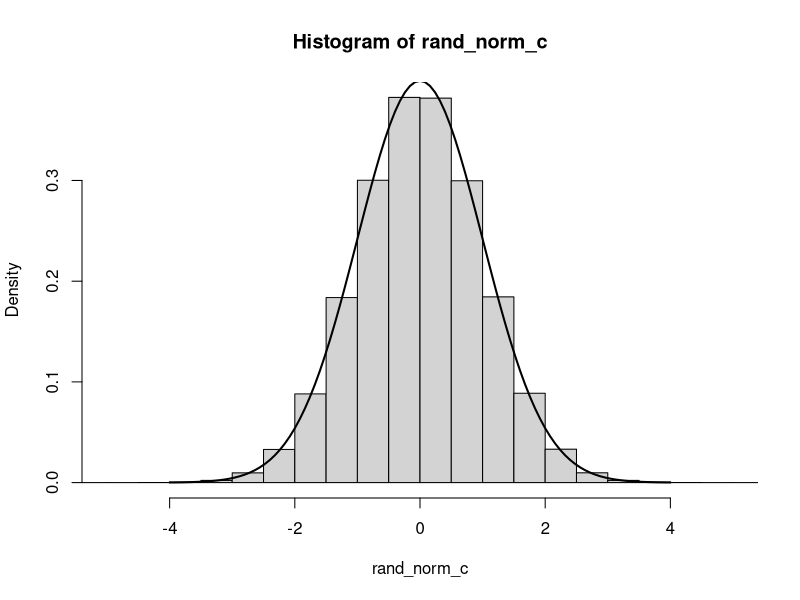
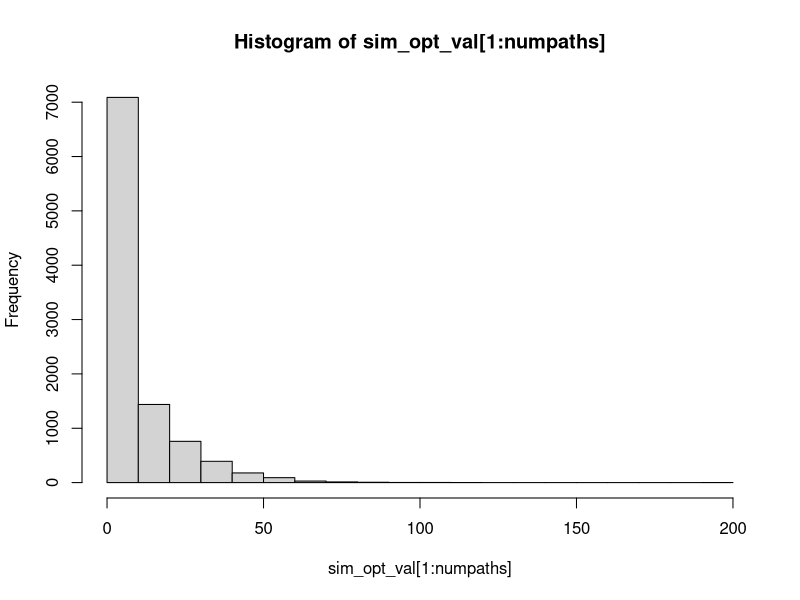
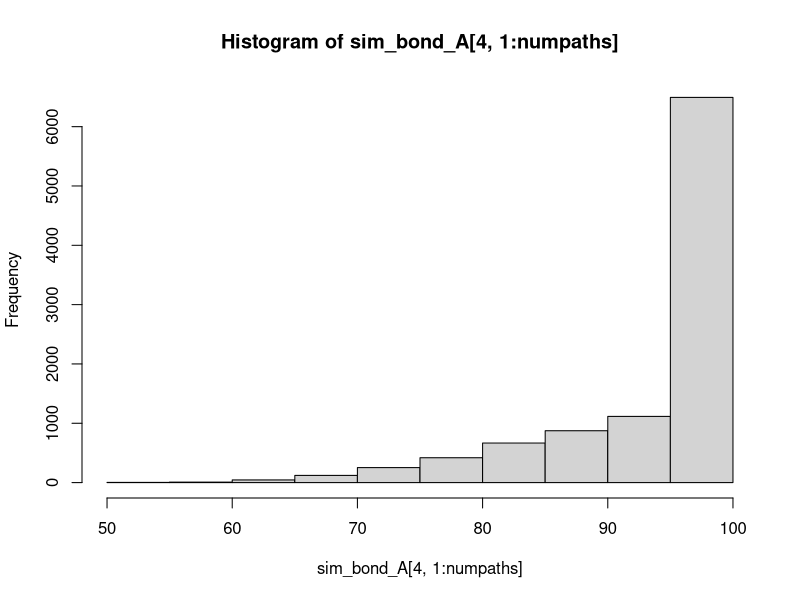

The R script that drew these images, in order:
## ---- chunk 1
### Part I
# Pricing American Options

# K = 100
# T = 0.5
# S = 100
# sigma = 0.25
# r = 0.05
# q = 0

#Calculate the price of the American put using Monte Carlo simulation 

#Discretize using log-normal approximation using a bi-weekly grid over 6-mo
#Option is evaluated for early exercise once every two weeks
#Let the early exercise boundary be flat so the stopping time is specified in terms of the underlying
#Determine the level of the barrier that maximizes the value of the put option
#Determine the price of the American option using the barrier
#Check against the binomial model value

#Boundary condition: If Am put = strike - stock price, True, else false
#Past exercise boundary, Am put prices will be same as put prices before we used the boundary


MYUNIFORM <- function(idum) {
  #
#Initialize Constants
  #
  IM1<-2147483563
  IM2<-2147483399
  IA1<-40014
  IA2<-40692
  IQ1<-53668
  IQ2<-52774
  IR1<-12211
  IR2<-3791
  NTAB<-32
  EPS<-1.2e-7
  RNMX<-1.-EPS
  #
#Transform Variables
  #
  IMM1<-IM1-1
  NDIV<-as.integer(1+IMM1/NTAB)
  AM<-1.0/IM1
  #
#Initialize variables and arrays
  #
  idum<-inputvar[1]
  idum2<-123456789
  numran<-inputvar[2]
  ran2<-0
  iy<-0
  iv<-rep(0,NTAB)
  rand_uniform_c<-rep(0,numran)
  #
#Run the random number loop
  #  
  icount<-1
  for (icount in 1:numran) {
    if (idum <= 0) {
      idum<-max(-idum,1)
      idum2<-idum
      j<-NTAB+8
      while (j > 0) {
        k=as.integer(idum/IQ1)
        idum<-IA1*(idum-k*IQ1)-k*IR1
        if (idum < 0) {idum=idum+IM1}
        if (j <= NTAB) {iv[j]<-idum}
        j<-j-1
      }
      iy<-iv[1]
    }
    k<-as.integer(idum/IQ1)
    idum<-IA1*(idum-k*IQ1)-k*IR1
    if(idum < 0) {idum=idum+IM1}
    k=as.integer(idum2/IQ2)
    idum2<-IA2*(idum2-k*IQ2)-k*IR2 
    if (idum2 < 0) {idum2<-idum2+IM2}
    j<-as.integer(iy/NDIV)+1
    iy<-iv[j]-idum2
    iv[j]<-idum
    if(iy < 1) {iy<-iy+IMM1}
    ran2<-min(AM*iy,RNMX)
    rand_uniform_c[icount]<-ran2
    icount<-icount+1
  }
  return(rand_uniform_c)
}

MYNORM <- function(rand_c) {
  # Initialize Constants
  a0<-2.50662823884
  a1<--18.61500062529
  a2<-41.39119773534
  a3<--25.44106049637
  b0<--8.47351093090
  b1<-23.08336743743
  b2<--21.06224101826
  b3<-3.13082909833
  c0<-0.3374754822726147
  c1<-0.9761690190917186
  c2<-0.1607979714918209
  c3<-0.0276438810333863
  c4<-0.0038405729373609
  c5<-0.0003951896511919
  c6<-0.0000321767881768
  c7<-0.0000002888167364
  c8<-0.0000003960315187
  #
# Loop over set of uniform random numbers and transform
  #
  jcount<-1
  numran<-length(rand_c)
  rand_norm_c<-rep(0,numran)
  while(jcount <= numran) {
    u<-rand_c[jcount]
    y<-u-0.5
    if(abs(y) < 0.42) {
      r<-y*y
      x<-y*(((a3*r+a2)*r+a1)*r+a0)/((((b3*r+b2)*r+b1)*r+b0)*r+1)
    } else {
      r<-u
      if(y>0){r<-1-u}
      r<-log(-log(r))
      x<-c0+r*(c1+r*(c2+r*(c3+r*(c4+r*(c5+r*(c6+r*(c7+r*c8)))))))
      if(y<0){x<--x}
    }
    #  cat("JCOUNT",jcount,"",u,"",x,"\n")
    rand_norm_c[jcount]<-x
    jcount=jcount+1
  }
  return(rand_norm_c)
}


#Risk-neutral Black-Scholes put valuation 
MYBSPut<-function(S0,k0,rf,m0,Volatility) {
    d1 <- (log(S0/k0) + (rf + 0.5*Volatility^2)*m0)/(Volatility*sqrt(m0))
    d2 <- d1 - Volatility*sqrt(m0)
    bs_put <- k0*exp(-rf*(m0))*pnorm(-d2)- S0*pnorm(-d1)
    return (bs_put)
}

#Setup for binomial approximation
seed<- -1000
numran<- 1000000
inputvar<-c(seed,numran)
rand_uniform_c<-MYUNIFORM(inputvar)
rand_norm_c<-MYNORM(rand_uniform_c)

#
# Calculate European and American Put Values
#
S0<-100
Strike<-100
rf<-0.05
T=0.5
Volatility<-0.25
#
Put_BS<-MYBSPut(S0,Strike,rf,T,Volatility)
#
# Binomial Model
#
# Binomial parameters
numsteps<-201
DelT<-T/(numsteps-1)
uptick<-exp(+Volatility*sqrt(DelT))
dntick<-exp(-Volatility*sqrt(DelT))
FVFactor<-exp(rf*DelT)
probup<-(FVFactor-dntick)/(uptick-dntick)
probdn<-1-probup
SMat<-matrix(rep(0),nrow=numsteps,ncol=numsteps)
EMat<-matrix(rep(0),nrow=numsteps,ncol=numsteps)
AMat<-matrix(rep(0),nrow=numsteps,ncol=numsteps)
for (i in 1:numsteps) {
  for (j in 1:i) {
    SMat[j,i]<-S0*uptick^(i-j)*dntick^(j-1) 
}}
#SMat[1:6,1:6]

i<-numsteps
for (j in 1:i) {
  EMat[j,numsteps]<-max(Strike-SMat[j,numsteps],0)
  AMat[j,numsteps]<-max(Strike-SMat[j,numsteps],0)
}
i<-i-1
while (i > 0) {
  for (j in 1:i) {
    EMat[j,i] <- (1/FVFactor)*(probup*EMat[j,i+1] + probdn*EMat[j+1,i+1])
    AMat[j,i] <- (1/FVFactor)*(probup*AMat[j,i+1] + probdn*AMat[j+1,i+1])
    AMat[j,i] <- max(AMat[j,i],Strike-SMat[j,i])
    }
    i<-i-1
}
#SMat[,numsteps]
cat('\nThe European binomial put price is :', EMat[1,1])
cat('\nThe American binomial put price is: ', AMat[1,1])
cat('\nThe analytic European B-S put price is: ', Put_BS)



S <- 100 #stock price at time t
K <- 100 #strike price 
tau <- 0.5 #time to maturity T - t (in years)
r <- 0.05 #risk-free annual interest rate
sigma <- 0.25 #annual volatility of the stock price (standard deviation)
sigma1 <- 0.3 #alternate annual volatility of the stock price 


#Risk-neutral black scholes put valuation 
d1 <- (log(S/K) + (r + 0.5*sigma^2)*tau)/(sigma*sqrt(tau))
d2 <- d1 - sigma*sqrt(tau)

bs_put <- K*exp(-r*(tau))*pnorm(-d2)- S*pnorm(-d1)


# Monte Carlo European option price on non-dividend paying stock 
set.seed(-1000) #set the seed
# Monte Carlo simulation and GBM  parameters
tau <- tau #time to expiry 
N <- 12 #number of sub intervals
dt <- tau/N #length of each time sub interval
time <- seq(from=0, to=tau, by=dt) #time moments in which we simulate the process
#length(time) #N+1
nSim <- 10000 #number of simulations (paths) 

r <- r #GBM parameter 1
sigma <- sigma #GBM parameter 2
S0 <- S #initial condition (price of the underlying today)

#Monte Carlo with analytic formula
Z <-  matrix(rnorm(nSim*N, mean=0, sd=1),nrow = nSim, ncol = N) #standard normal sample of N elements
dW <- Z*sqrt(dt) #Brownian motion increments (N increments) x nSim simulations
W <- matrix(numeric(nSim*(N+1)), nrow = nSim, ncol = (N+1))
S_analytic <- numeric(nSim)
for(k in 1:nSim){
  W[k,] <- c(0, cumsum(dW[k,]))
  S_analytic[k] <- S0*exp((r - 0.5*sigma^2)*tau + sigma*W[k,ncol(W)]) #Analytic solution
}
payoff_expiry_put <-pmax(K-S_analytic,0)
expected_payoff_put <- sum(payoff_expiry_put)/length(payoff_expiry_put)
Monte_Carlo_put_price <- exp(-r*(tau))*expected_payoff_put

#Monte Carlo with Euler-Maruyama scheme
S_EM <- matrix(numeric(nSim*(N+1)), nrow = nSim, ncol = (N+1))
S_EM[,1] <- S0 

for(k in 1:nSim){
  for(i in 2:ncol(S_EM)){
    S_EM[k,i] <- S_EM[k,i-1] + r*S_EM[k,i-1]*dt + sigma*S_EM[k,i-1]*dW[k,i-1]
  }
}

payoff_expiry_put <-pmax(K-S_EM[,ncol(S_EM)],0)
expected_payoff_put <- sum(payoff_expiry_put)/length(payoff_expiry_put)
Monte_Carlo_put_price <- exp(-r*(tau))*expected_payoff_put


cat('\nThe expected payoff of the Monte Carlo European put is:', expected_payoff_put)
cat('\nThe Monte Carlo discounted European put price is: \n', Monte_Carlo_put_price)

###Part II

#Determine the value of a 5-year bond with a face value 100 and a coupon rate 6% per year
#Calculate the price of a 1-year option to call the bond at face value
#Calculate using simulations under the Ho-Lee and Vasicek framework

#Call random normal number generator
seed<- -1000
numran<- 1000000
inputvar<-c(seed,numran)
rand_uniform_c<-MYUNIFORM(inputvar)
rand_norm_c<-MYNORM(rand_uniform_c)
hist(rand_norm_c,xlim=c(-5,5),breaks=20,freq=F)
curve(dnorm(x, mean=0, sd=1),from=-4, to=4,add=TRUE,lwd=2)

#Generate interest rate paths
numpaths<-10000
Maturity<-5
numrands<-numpaths*Maturity
intrates<-rep(0,Maturity)
forrates<-rep(0,Maturity)
#Input parameters for the term structure of rates 
r1<-0.01
r2<-0.02
r3<-0.025
r4<-0.03
r5<-0.0325
r1<-0.05
r2<-0.05
r3<-0.05
r4<-0.05
r5<-0.05
intrates[1]<-r1
intrates[2]<-r2
intrates[3]<-r3
intrates[4]<-r4
intrates[5]<-r5
f1<-r1
f2<-r2*2-r1*1
f3<-r3*3-r2*2
f4<-r4*4-r3*3
f5<-r5*5-r4*4
forrates[1]<-f1
forrates[2]<-f2
forrates[3]<-f3
forrates[4]<-f4
forrates[5]<-f5
intrates[1:5]
forrates[1:5]


# Simulate interest rates
#numrands<-numpaths*Maturity
sim_r<-matrix(rep(0),nrow=Maturity, ncol=numpaths)
sim_bond<-matrix(rep(0),nrow=Maturity+1, ncol=numpaths)
jcount<-1
kcount<-1
ncount<-1
DeltaT<-1
rshort<-r1
Volatility<-0.05
for (kcount in 1:numpaths) {
  rshort<-r1
  sim_r[1,kcount]<-rshort
  for(jcount in 2:5){
    rshort<-rshort+(forrates[jcount]-forrates[jcount-1])+(0.5*Volatility^2)*DeltaT+Volatility*sqrt(DeltaT)*rand_norm_c[ncount]
    ncount<-ncount+1
    sim_r[jcount,kcount]<-rshort
  }
}
sim1<-mean(sim_r[1,1:numpaths])
sim2<-mean(sim_r[2,1:numpaths])
sim3<-mean(sim_r[3,1:numpaths])
sim4<-mean(sim_r[4,1:numpaths])
sim5<-mean(sim_r[5,1:numpaths])
cat("\nBelow is the evolution of the expected short rate over 5 years: \n")
sim1
sim2
sim3
sim4
sim5


# Bond Prices
# 5-year, 6.00% Coupon
FaceVal<-100
CouponRate<-0.06
Coupon<-CouponRate*FaceVal
for (jcount in 1:numpaths){
  sim_bond[Maturity+1,jcount]<-FaceVal
  for (kcount in 1:Maturity) {
    kcount1<-Maturity-kcount+1
    kcount2<-kcount1+1
    sim_bond[kcount1,jcount]<-(sim_bond[kcount2,jcount]+Coupon)*exp(-sim_r[kcount1,jcount]*DeltaT)
  }
}
sim_bond1<-mean(sim_bond[1,1:numpaths])
sim_bond2<-mean(sim_bond[2,1:numpaths])
sim_bond3<-mean(sim_bond[3,1:numpaths])
sim_bond4<-mean(sim_bond[4,1:numpaths])
sim_bond5<-mean(sim_bond[5,1:numpaths])
sim_bond6<-mean(sim_bond[6,1:numpaths])
cat("\nBelow is the expected bond price over 5 years, starting with now, t=0: \n")
sim_bond1 
sim_bond2
sim_bond3
sim_bond4
sim_bond5
sim_bond6

# Option Pricing
K<-100
OptT<-3
sim_opt_val<-rep(0,numpaths)
for (jcount in 1:numpaths){
  sim_opt_payoff<-max(0,sim_bond[OptT+1,jcount]-K)
  for (kcount in 1:OptT) {
    sim_opt_payoff<-sim_opt_payoff*exp(-sim_r[kcount,jcount]*DeltaT)
  }
  sim_opt_val[jcount]<-sim_opt_payoff
}
#
hist(sim_opt_val[1:numpaths])
cat('\nOption Value:\n')
mean(sim_opt_val[1:numpaths])


# Option adjusted spread
C_oas<-0.0657
Coupon_oas<-C_oas*FaceVal
sim_bond_A<-matrix(rep(0),nrow=Maturity+1, ncol=numpaths)
for (jcount in 1:numpaths){
  sim_bond_A[Maturity+1,jcount]<-FaceVal
  for (kcount in 1:Maturity) {
    kcount1<-Maturity-kcount+1
    kcount2<-kcount1+1
    sim_bond_A[kcount1,jcount]<-(sim_bond_A[kcount2,jcount]+Coupon_oas)*exp(-sim_r[kcount1,jcount]*DeltaT)
    if(kcount1==OptT+1){
      sim_bond_A[kcount1,jcount]<-min(100,sim_bond_A[kcount1,jcount])
    }
  }
}

cat('\nThe coupon is as follows: ' , Coupon)
cat('\nAdjusted coupon:', Coupon_oas)
cat('\nOption-Adjusted Spread: ', (C_oas-CouponRate)*100)
cat('\nOption Value: ', mean(sim_opt_val[1:numpaths]))
cat('\nValue of OAS adjusted bond: ', mean(sim_bond_A[1,1:numpaths]))
hist(sim_bond_A[4,1:numpaths])

#quantile(PandL_Dist,c(0.05,0.25,0.5,0.75,0.95))
#quantile(BHRet_Dist,c(0.05,0.25,0.5,0.75,0.95))
#hist(PandL_Dist, breaks=20,freq=F)
#hist(BHRet_Dist, breaks=20,freq=F)
#trade_data<-data.frame(prices, M1_avg, M2_avg, Trade, PandL)
